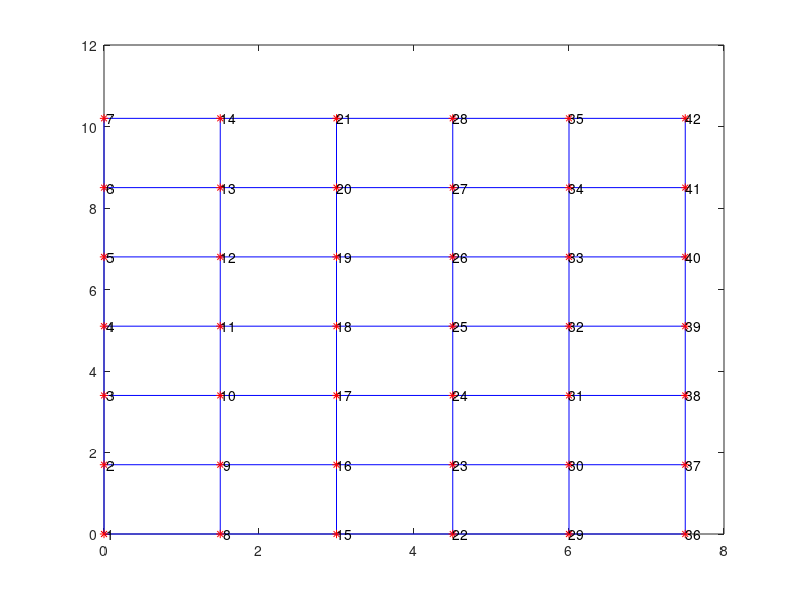

Source code (MATLAB):
clc
clear
%% constantes que ayudarán en la lectura del código
X = 1; Y = 2; Z = 3; % un par de constantes que ayudaran en la 
ww= 1; tx= 2; ty= 3; % lectura del codigo
nx=5;
ny=6;
sx=1.5;
sy=1.7;
Lx=nx*sx;
Ly=ny*sy;
qx=20;
qy=30;
EExi=123;
EExf=123;
EEyi=123;
EEyf=123;

x=linspace(0,nx*sx,(nx+1));
y=linspace(0,ny*sy,(ny+1));
[Xx,Yy] = meshgrid(x,y);
nudos=1:(nx+1)*(ny+1);
nno=(nx+1)*(ny+1);
nudos_grilla=reshape(nudos,ny+1,nx+1);
plot(Xx,Yy,'b',Xx',Yy','b',Xx,Yy,'*r')

xx=reshape(Xx,(ny+1)*(nx+1),1);%% coordemadas nudos grilla x
yy=reshape(Yy,(ny+1)*(nx+1),1);%% coordemadas nudos grilla y
text(xx,yy,num2str(nudos'));

GLbx=zeros(nx*(ny+1),2);

recorridox=1:(nx+1);
e=1;
for iy=1:(ny+1)
    for ix=1:nx
        GLbx(e,:)=nudos_grilla(iy,recorridox(ix):recorridox(ix+1));
        e=e+1;
    end
end
GLby=zeros(ny*(nx+1),2);
recorridox=1:(ny+1);
e=1;
for ix=1:(nx+1) 
    for  iy=1:ny
        GLby(e,:)=nudos_grilla(recorridox(iy):recorridox(iy+1), ix);
        e=e+1;
    end
end


LaG=[GLbx;GLby];% grados de libertia de elemetoos
xnod=[xx,yy];%% coordenadas de nudos
qe=[qx*ones(nx*(ny+1),2);qy*ones(ny*(nx+1),2)];


nno  = size(xnod,1); % numero de nodos (numero de filas de xnod)
ngdl = 3*nno;        % numero de grados de libertad (tres por nodo)
gdl  = [(1:3:ngdl)' (2:3:ngdl)' (3:3:ngdl)']; % nodos vs grados de libertad


%% grados de libertad del desplazamiento conocidos y desconocidos
% determino los grados de libertad correspondientes a los bordes
lado_x0 = nudos_grilla(:,1);     
lado_y0 = nudos_grilla(1,:)';
lado_xLx = nudos_grilla(:,nx+1);     
lado_yLy = nudos_grilla(ny+1,:)';


if EExi==123
    cxi = [lado_x0*3-2;
           lado_x0*3-1;
           lado_x0*3]; 
elseif EExi==3
    cxi = lado_x0*3;
elseif EExi==0  
    cxi=NaN;
end

if EExf==123
    cxf = [lado_xLx*3-2;
          lado_xLx*3-1;
          lado_xLx*3];
elseif EExf==3   
    cxf = lado_xLx*3;

elseif EExf==0 
    cxf=NaN;
end

if EEyi==123
    cyi = [lado_y0*3-2;
          lado_y0*3-1;
          lado_y0*3]; 
elseif EEyi==12 
    cyi = lado_y0*3;
elseif EEyi==0    
    cyi=NaN;
end
if EEyf==123
    cyf = [lado_yLy*3-2;
           lado_yLy*3-1;
           lado_yLy*3]; 
elseif EEyf==12 
    cyf = lado_yLy*3;
    
elseif EEyf==0  
    cyf=NaN;   
end
c = [cxi;
     cxf;
     cyi;
     cyf];
TF = isnan(c);
f=find(TF==0);
c=c(f,1);
d = setdiff(1:nno*3,c)';